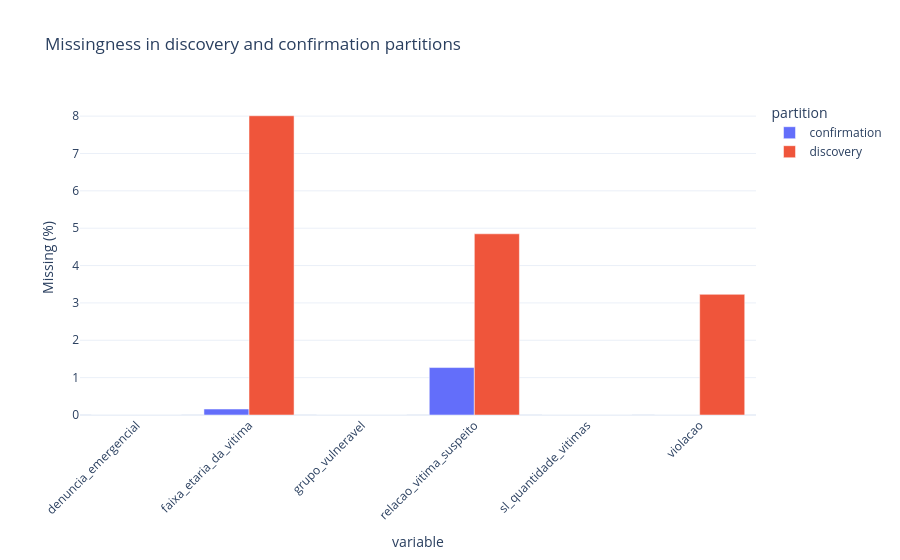

This figure's notebook cell:
### Markdown cell above
## 9.8 Check comparability of discovery and confirmation samples

A holdout is useful only if its differences are understood. The notebook compares missingness and categorical composition. Temporal drift is expected in a temporal holdout and should be reported rather than hidden.

### Code cell
comparison_variables=sorted(set(
    hypothesis_register["exposure"].tolist()+hypothesis_register["outcome"].tolist()
))
partition_quality_rows=[]
for variable in [v for v in comparison_variables if v in partitioned_data.columns]:
    for partition,g in partitioned_data.groupby("analysis_partition"):
        partition_quality_rows.append({
            "variable":variable,"partition":partition,"n":len(g),
            "missing_n":int(g[variable].isna().sum()),
            "missing_pct":round(g[variable].isna().mean()*100,2),
            "unique_valid":int(g[variable].nunique(dropna=True))
        })
partition_quality=pd.DataFrame(partition_quality_rows)
display(partition_quality)

fig=px.bar(partition_quality,x="variable",y="missing_pct",color="partition",barmode="group",title="Missingness in discovery and confirmation partitions",labels={"missing_pct":"Missing (%)"})
fig.update_layout(template=PLOTLY_TEMPLATE,xaxis_tickangle=-45)
fig.show()
if EXPORT_FIGURES_HTML: fig.write_html(FIGURE_DIR/"partition_missingness.html",include_plotlyjs=True)

### Figure 1 — Plotly figure (JSON) as saved in the notebook; plotly's stock layout.template omitted (floating-point values rounded to 4 significant figures)
{"data": [{"alignmentgroup": "True", "hovertemplate": "partition=confirmation<br>variable=%{x}<br>Missing (%)=%{y}<extra></extra>", "legendgroup": "confirmation", "marker": {"color": "#636efa", "pattern": {"shape": ""}}, "name": "confirmation", "offsetgroup": "confirmation", "orientation": "v", "showlegend": true, "textposition": "auto", "type": "bar", "x": ["denuncia_emergencial", "faixa_etaria_da_vitima", "grupo_vulneravel", "relacao_vitima_suspeito", "sl_quantidade_vitimas", "violacao"], "xaxis": "x", "y": [0.0, 0.16, 0.0, 1.27, 0.0, 0.0], "yaxis": "y"}, {"alignmentgroup": "True", "hovertemplate": "partition=discovery<br>variable=%{x}<br>Missing (%)=%{y}<extra></extra>", "legendgroup": "discovery", "marker": {"color": "#EF553B", "pattern": {"shape": ""}}, "name": "discovery", "offsetgroup": "discovery", "orientation": "v", "showlegend": true, "textposition": "auto", "type": "bar", "x": ["denuncia_emergencial", "faixa_etaria_da_vitima", "grupo_vulneravel", "relacao_vitima_suspeito", "sl_quantidade_vitimas", "violacao"], "xaxis": "x", "y": [0.0, 8.01, 0.0, 4.85, 0.0, 3.23], "yaxis": "y"}], "layout": {"barmode": "group", "legend": {"title": {"text": "partition"}, "tracegroupgap": 0}, "title": {"text": "Missingness in discovery and confirmation partitions"}, "xaxis": {"anchor": "y", "domain": [0, 1], "tickangle": -45, "title": {"text": "variable"}}, "yaxis": {"anchor": "x", "domain": [0, 1], "title": {"text": "Missing (%)"}}}}
